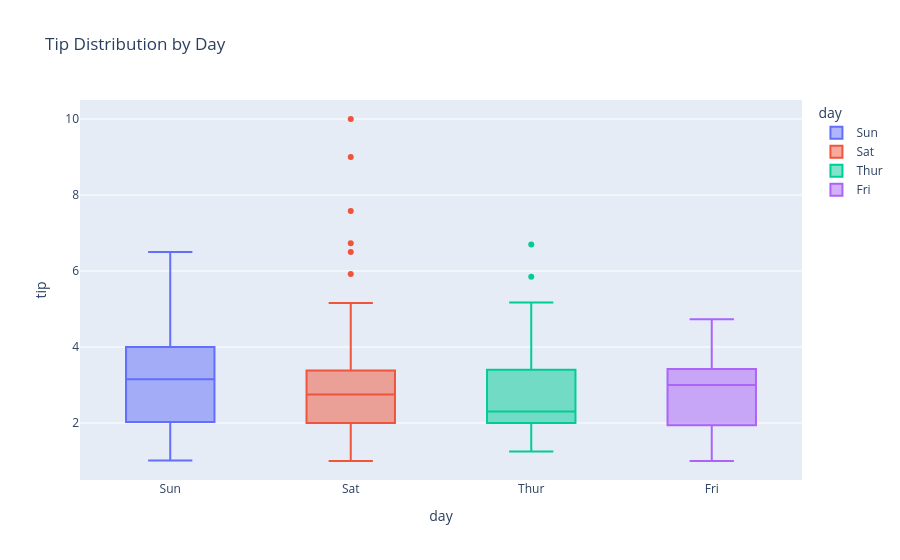

Here is the notebook cell this chart was saved with:
### Code cell
fig = px.box(
    tips,
    x="day",
    y="tip",
    color="day",
    title="Tip Distribution by Day"
)

fig.show()

### Figure 1 — Plotly figure (JSON) as saved in the notebook; plotly's stock layout.template omitted (floating-point values rounded to 4 significant figures)
{"data": [{"alignmentgroup": "True", "hovertemplate": "day=%{x}<br>tip=%{y}<extra></extra>", "legendgroup": "Sun", "marker": {"color": "#636efa"}, "name": "Sun", "notched": false, "offsetgroup": "Sun", "orientation": "v", "showlegend": true, "type": "box", "x": ["Sun", "Sun", "Sun", "Sun", "Sun", "Sun", "Sun", "Sun", "Sun", "Sun", "Sun", "Sun", "Sun", "Sun", "Sun", "Sun", "Sun", "Sun", "Sun", "Sun", "Sun", "Sun", "Sun", "Sun", "Sun", "Sun", "Sun", "Sun", "Sun", "Sun", "Sun", "Sun", "Sun", "Sun", "Sun", "Sun", "Sun", "Sun", "Sun", "Sun", "Sun", "Sun", "Sun", "Sun", "Sun", "Sun", "Sun", "Sun", "Sun", "Sun", "Sun", "Sun", "Sun", "Sun", "Sun", "Sun", "Sun", "Sun", "Sun", "Sun", "Sun", "Sun", "Sun", "Sun", "Sun", "Sun", "Sun", "Sun", "Sun", "Sun", "Sun", "Sun", "Sun", "Sun", "Sun", "Sun"], "x0": " ", "xaxis": "x", "y": [1.01, 1.66, 3.5, 3.31, 3.61, 4.71, 2.0, 3.12, 1.96, 3.23, 1.71, 5.0, 1.57, 3.0, 3.02, 3.92, 1.67, 3.71, 3.5, 2.54, 3.06, 1.32, 5.6, 3.0, 5.0, 6.0, 2.05, 3.0, 2.5, 2.6, 5.2, 1.56, 4.34, 3.51, 4.0, 2.55, 4.0, 3.5, 5.07, 2.5, 2.0, 2.74, 2.0, 2.0, 5.14, 5.0, 3.75, 2.61, 2.0, 3.5, 2.5, 2.0, 2.0, 3.0, 3.48, 2.24, 4.5, 5.15, 3.18, 4.0, 3.11, 2.0, 2.0, 4.0, 3.55, 3.68, 5.65, 3.5, 6.5, 3.0, 5.0, 3.5, 2.0, 3.5, 4.0, 1.5], "y0": " ", "yaxis": "y"}, {"alignmentgroup": "True", "hovertemplate": "day=%{x}<br>tip=%{y}<extra></extra>", "legendgroup": "Sat", "marker": {"color": "#EF553B"}, "name": "Sat", "notched": false, "offsetgroup": "Sat", "orientation": "v", "showlegend": true, "type": "box", "x": ["Sat", "Sat", "Sat", "Sat", "Sat", "Sat", "Sat", "Sat", "Sat", "Sat", "Sat", "Sat", "Sat", "Sat", "Sat", "Sat", "Sat", "Sat", "Sat", "Sat", "Sat", "Sat", "Sat", "Sat", "Sat", "Sat", "Sat", "Sat", "Sat", "Sat", "Sat", "Sat", "Sat", "Sat", "Sat", "Sat", "Sat", "Sat", "Sat", "Sat", "Sat", "Sat", "Sat", "Sat", "Sat", "Sat", "Sat", "Sat", "Sat", "Sat", "Sat", "Sat", "Sat", "Sat", "Sat", "Sat", "Sat", "Sat", "Sat", "Sat", "Sat", "Sat", "Sat", "Sat", "Sat", "Sat", "Sat", "Sat", "Sat", "Sat", "Sat", "Sat", "Sat", "Sat", "Sat", "Sat", "Sat", "Sat", "Sat", "Sat", "Sat", "Sat", "Sat", "Sat", "Sat", "Sat", "Sat"], "x0": " ", "xaxis": "x", "y": [3.35, 4.08, 2.75, 2.23, 7.58, 3.18, 2.34, 2.0, 2.0, 4.3, 3.0, 1.45, 2.5, 3.0, 2.45, 3.27, 3.6, 2.0, 3.07, 2.31, 5.0, 2.24, 3.0, 1.5, 1.76, 6.73, 3.21, 2.0, 1.98, 3.76, 2.64, 3.15, 2.47, 1.0, 2.01, 2.09, 1.97, 3.0, 3.14, 5.0, 2.2, 1.25, 3.08, 2.5, 3.48, 4.08, 1.64, 4.06, 4.29, 3.76, 4.0, 3.0, 1.0, 1.61, 2.0, 10.0, 3.16, 3.41, 3.0, 2.03, 2.23, 2.0, 5.16, 9.0, 2.5, 6.5, 1.1, 3.0, 1.5, 1.44, 3.09, 3.0, 2.72, 2.88, 2.0, 3.0, 3.39, 1.47, 3.0, 1.25, 1.0, 1.17, 4.67, 5.92, 2.0, 2.0, 1.75], "y0": " ", "yaxis": "y"}, {"alignmentgroup": "True", "hovertemplate": "day=%{x}<br>tip=%{y}<extra></extra>", "legendgroup": "Thur", "marker": {"color": "#00cc96"}, "name": "Thur", "notched": false, "offsetgroup": "Thur", "orientation": "v", "showlegend": true, "type": "box", "x": ["Thur", "Thur", "Thur", "Thur", "Thur", "Thur", "Thur", "Thur", "Thur", "Thur", "Thur", "Thur", "Thur", "Thur", "Thur", "Thur", "Thur", "Thur", "Thur", "Thur", "Thur", "Thur", "Thur", "Thur", "Thur", "Thur", "Thur", "Thur", "Thur", "Thur", "Thur", "Thur", "Thur", "Thur", "Thur", "Thur", "Thur", "Thur", "Thur", "Thur", "Thur", "Thur", "Thur", "Thur", "Thur", "Thur", "Thur", "Thur", "Thur", "Thur", "Thur", "Thur", "Thur", "Thur", "Thur", "Thur", "Thur", "Thur", "Thur", "Thur", "Thur", "Thur"], "x0": " ", "xaxis": "x", "y": [4.0, 3.0, 2.71, 3.0, 3.4, 1.83, 5.0, 2.03, 5.17, 2.0, 4.0, 5.85, 3.0, 1.5, 1.8, 2.92, 2.31, 1.68, 2.5, 2.0, 2.52, 4.2, 1.48, 2.0, 2.0, 2.18, 1.5, 2.83, 1.5, 2.0, 3.25, 1.25, 2.0, 2.0, 2.0, 2.75, 3.5, 6.7, 5.0, 5.0, 2.3, 1.5, 1.36, 1.63, 1.73, 2.0, 4.19, 2.56, 2.02, 4.0, 1.44, 2.0, 5.0, 2.0, 2.0, 4.0, 2.01, 2.0, 2.5, 4.0, 3.23, 3.0], "y0": " ", "yaxis": "y"}, {"alignmentgroup": "True", "hovertemplate": "day=%{x}<br>tip=%{y}<extra></extra>", "legendgroup": "Fri", "marker": {"color": "#ab63fa"}, "name": "Fri", "notched": false, "offsetgroup": "Fri", "orientation": "v", "showlegend": true, "type": "box", "x": ["Fri", "Fri", "Fri", "Fri", "Fri", "Fri", "Fri", "Fri", "Fri", "Fri", "Fri", "Fri", "Fri", "Fri", "Fri", "Fri", "Fri", "Fri", "Fri"], "x0": " ", "xaxis": "x", "y": [3.0, 3.5, 1.0, 4.3, 3.25, 4.73, 4.0, 1.5, 3.0, 1.5, 2.5, 3.0, 2.2, 3.48, 1.92, 3.0, 1.58, 2.5, 2.0], "y0": " ", "yaxis": "y"}], "layout": {"boxmode": "overlay", "legend": {"title": {"text": "day"}, "tracegroupgap": 0}, "title": {"text": "Tip Distribution by Day"}, "xaxis": {"anchor": "y", "categoryarray": ["Sun", "Sat", "Thur", "Fri"], "categoryorder": "array", "domain": [0, 1], "title": {"text": "day"}}, "yaxis": {"anchor": "x", "domain": [0, 1], "title": {"text": "tip"}}}}
